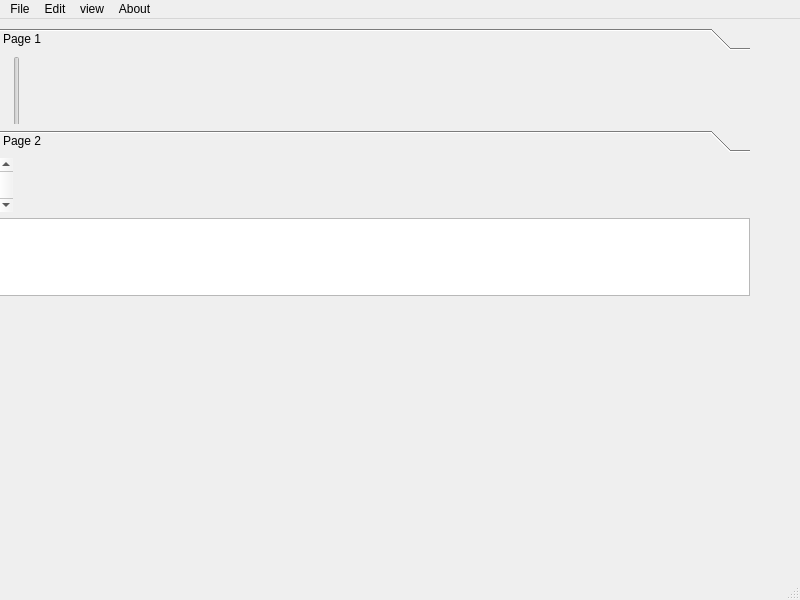
<?xml version="1.0" encoding="UTF-8"?>
<ui version="4.0">
 <class>MainWindow</class>
 <widget class="QMainWindow" name="MainWindow">
  <property name="geometry">
   <rect>
    <x>0</x>
    <y>0</y>
    <width>800</width>
    <height>600</height>
   </rect>
  </property>
  <property name="windowTitle">
   <string>MainWindow</string>
  </property>
  <widget class="QWidget" name="centralwidget">
   <widget class="QWidget" name="verticalLayoutWidget">
    <property name="geometry">
     <rect>
      <x>-1</x>
      <y>9</y>
      <width>751</width>
      <height>268</height>
     </rect>
    </property>
    <layout class="QVBoxLayout" name="verticalLayout">
     <item>
      <widget class="QToolBox" name="toolBox">
       <property name="currentIndex">
        <number>0</number>
       </property>
       <widget class="QWidget" name="page">
        <property name="geometry">
         <rect>
          <x>0</x>
          <y>0</y>
          <width>749</width>
          <height>68</height>
         </rect>
        </property>
        <attribute name="label">
         <string>Page 1</string>
        </attribute>
        <widget class="QSlider" name="verticalSlider">
         <property name="geometry">
          <rect>
           <x>10</x>
           <y>0</y>
           <width>16</width>
           <height>160</height>
          </rect>
         </property>
         <property name="orientation">
          <enum>Qt::Vertical</enum>
         </property>
        </widget>
       </widget>
       <widget class="QWidget" name="page_2">
        <property name="geometry">
         <rect>
          <x>0</x>
          <y>0</y>
          <width>749</width>
          <height>68</height>
         </rect>
        </property>
        <attribute name="label">
         <string>Page 2</string>
        </attribute>
       </widget>
      </widget>
     </item>
     <item>
      <widget class="QScrollBar" name="verticalScrollBar">
       <property name="orientation">
        <enum>Qt::Vertical</enum>
       </property>
      </widget>
     </item>
     <item>
      <widget class="QPlainTextEdit" name="plainTextEdit"/>
     </item>
    </layout>
   </widget>
  </widget>
  <widget class="QMenuBar" name="menubar">
   <property name="geometry">
    <rect>
     <x>0</x>
     <y>0</y>
     <width>800</width>
     <height>22</height>
    </rect>
   </property>
   <widget class="QMenu" name="menuFile">
    <property name="title">
     <string>File</string>
    </property>
    <addaction name="actionNew"/>
    <addaction name="actionopen"/>
    <addaction name="actionsave"/>
    <addaction name="actionsave_as"/>
    <addaction name="actionprint"/>
    <addaction name="actionexit"/>
   </widget>
   <widget class="QMenu" name="menuEdit">
    <property name="title">
     <string>Edit</string>
    </property>
    <addaction name="actionCopy"/>
    <addaction name="actionPaste"/>
    <addaction name="actionCut"/>
    <addaction name="actionUndo"/>
    <addaction name="actionRedo"/>
   </widget>
   <widget class="QMenu" name="menuAbout">
    <property name="title">
     <string>About</string>
    </property>
    <addaction name="actiondev"/>
   </widget>
   <widget class="QMenu" name="menuview">
    <property name="title">
     <string>view</string>
    </property>
    <addaction name="actionzoom_in"/>
    <addaction name="actionZoom_Out"/>
   </widget>
   <addaction name="menuFile"/>
   <addaction name="menuEdit"/>
   <addaction name="menuview"/>
   <addaction name="menuAbout"/>
  </widget>
  <widget class="QStatusBar" name="statusbar"/>
  <action name="actionNew">
   <property name="icon">
    <iconset resource="resources.qrc">
     <normaloff>:/images/New.bmp</normaloff>:/images/New.bmp</iconset>
   </property>
   <property name="text">
    <string>New</string>
   </property>
  </action>
  <action name="actionopen">
   <property name="icon">
    <iconset resource="resources.qrc">
     <normaloff>:/images/Open.bmp</normaloff>:/images/Open.bmp</iconset>
   </property>
   <property name="text">
    <string>open</string>
   </property>
  </action>
  <action name="actionsave">
   <property name="icon">
    <iconset resource="resources.qrc">
     <normaloff>:/images/Save.bmp</normaloff>:/images/Save.bmp</iconset>
   </property>
   <property name="text">
    <string>save</string>
   </property>
  </action>
  <action name="actionsave_as">
   <property name="icon">
    <iconset resource="resources.qrc">
     <normaloff>:/images/Save.bmp</normaloff>:/images/Save.bmp</iconset>
   </property>
   <property name="text">
    <string>save as</string>
   </property>
  </action>
  <action name="actionprint">
   <property name="icon">
    <iconset>
     <normaloff>../Downloads/icons8-print-64.png</normaloff>../Downloads/icons8-print-64.png</iconset>
   </property>
   <property name="text">
    <string>print</string>
   </property>
  </action>
  <action name="actionexit">
   <property name="icon">
    <iconset>
     <normaloff>../Downloads/icons8-exit-64.png</normaloff>../Downloads/icons8-exit-64.png</iconset>
   </property>
   <property name="text">
    <string>exit</string>
   </property>
  </action>
  <action name="actionCopy">
   <property name="icon">
    <iconset resource="resources.qrc">
     <normaloff>:/images/Copy.bmp</normaloff>:/images/Copy.bmp</iconset>
   </property>
   <property name="text">
    <string>Copy</string>
   </property>
  </action>
  <action name="actionPaste">
   <property name="icon">
    <iconset>
     <normaloff>../Downloads/Icons/Icons/Paste.bmp</normaloff>../Downloads/Icons/Icons/Paste.bmp</iconset>
   </property>
   <property name="text">
    <string>Paste</string>
   </property>
  </action>
  <action name="actionCut">
   <property name="icon">
    <iconset resource="resources.qrc">
     <normaloff>:/images/Cut.bmp</normaloff>:/images/Cut.bmp</iconset>
   </property>
   <property name="text">
    <string>Cut</string>
   </property>
  </action>
  <action name="actionUndo">
   <property name="icon">
    <iconset>
     <normaloff>../Downloads/icons8-undo-50.png</normaloff>../Downloads/icons8-undo-50.png</iconset>
   </property>
   <property name="text">
    <string>Undo</string>
   </property>
  </action>
  <action name="actionRedo">
   <property name="icon">
    <iconset>
     <normaloff>../Downloads/icons8-redo-64.png</normaloff>../Downloads/icons8-redo-64.png</iconset>
   </property>
   <property name="text">
    <string>Redo</string>
   </property>
  </action>
  <action name="actiondev">
   <property name="icon">
    <iconset>
     <normaloff>../Downloads/icons8-about-50.png</normaloff>../Downloads/icons8-about-50.png</iconset>
   </property>
   <property name="text">
    <string>About Writopad</string>
   </property>
  </action>
  <action name="actionzoom_in">
   <property name="icon">
    <iconset>
     <normaloff>../Downloads/icons8-zoom-in-64.png</normaloff>../Downloads/icons8-zoom-in-64.png</iconset>
   </property>
   <property name="text">
    <string>Zoom In</string>
   </property>
  </action>
  <action name="actionZoom_Out">
   <property name="icon">
    <iconset>
     <normaloff>../Downloads/icons8-zoom-out-50.png</normaloff>../Downloads/icons8-zoom-out-50.png</iconset>
   </property>
   <property name="text">
    <string>Zoom Out</string>
   </property>
   <property name="toolTip">
    <string>&lt;html&gt;&lt;head/&gt;&lt;body&gt;&lt;p&gt;&lt;span style=&quot; font-weight:600;&quot;&gt;Zoom Out&lt;/span&gt;&lt;/p&gt;&lt;/body&gt;&lt;/html&gt;</string>
   </property>
  </action>
 </widget>
 <resources>
  <include location="resources.qrc"/>
 </resources>
 <connections/>
</ui>
